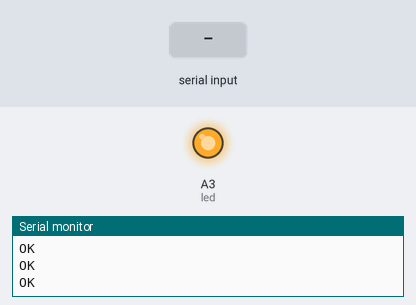
Bench run of a sketch on a simulated Arduino Uno, built with avr-gcc and run on an emulated ATmega328P. Parts: output pins drawn as LEDs (lit = HIGH), the last lines printed to the serial monitor. The inputs (shaded band) are chosen by the test bench. The modem accepts every AT command (registered, SIM ready, sends succeed) and sends nothing else.

Above: at 7.2 s.
7.3 s: "on" received over the second serial link
At 9.2 s:
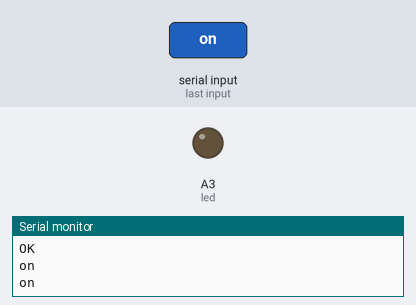
12.8 s: "off" received over the second serial link
At 16.2 s:
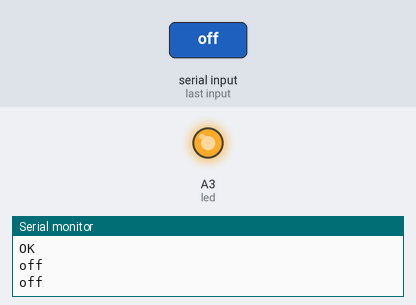
Timing chart, 0 to 17.7 s (numbered marks = the images above; inputs shaded):
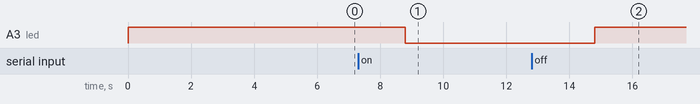

The sketch:

projectmotor.ino
```cpp
#include <SoftwareSerial.h>
SoftwareSerial gsm(10, 11);
String bu;
String number;
int led=A3;
void setup()
{
  pinMode(led,OUTPUT);
  digitalWrite(led,HIGH);
  Serial.begin(9600);
  gsm.begin(9600);

  Serial.println("Initializing...");
  delay(1000);

 while(1)
 {
   gsm.println("AT");
   delay(500);
   if(updateSerial().indexOf("OK")!=-1)
   {
    break;
   }
 }
   gsm.println("AT+CMGF=1"); // Configuring TEXT mode
  updateSerial();
  gsm.println("AT+CNMI=1,2,0,0,0"); // Decides how newly arrived SMS messages should be handled
  updateSerial();


}

void loop()
{
while(gsm.available())
{if(updateSerial().indexOf("on")!=-1)
{
  digitalWrite(led,LOW);
  Serial.println("on");
    gsm.println("AT+CMGS=\"+919704654772\"");
  updateSerial();
  gsm.print("motor on\ntokapuram.github.io/profile"); //text content
  updateSerial();
  gsm.write(26);
}
if(updateSerial().indexOf("off")!=-1)
{
  digitalWrite(led,HIGH);
  Serial.println("off");
      gsm.println("AT+CMGS=\"+919704654772\"");//change ZZ with country code and xxxxxxxxxxx with phone number to sms
  updateSerial();
  gsm.print("motor off\ntokapuram.github.io/profile"); //text content
  updateSerial();
  gsm.write(26);
}

}
}

String updateSerial()
{
  delay(500);
  while(gsm.available())
  {
    bu=gsm.readString();
    Serial.println(bu);//Forward what Software Serial received to Serial Port
  }
  return bu;
}
```

Measured:
- after the input at 7.3 s, A3 (led): HIGH → LOW after 1.5 s
- after the input at 12.8 s, A3 (led): LOW → HIGH after 2.0 s
